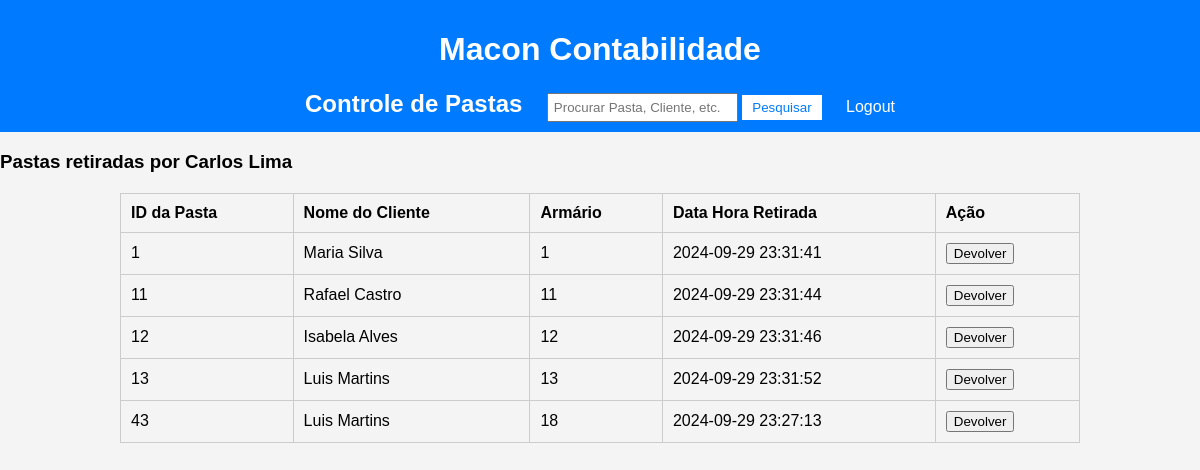
The app's page /folders.php (signed in) with its own data.
### tables this page shows
CREATE TABLE Cliente (
            ID_Cliente INTEGER PRIMARY KEY AUTOINCREMENT,
            nome TEXT NOT NULL,
            CPF TEXT UNIQUE NOT NULL
        );

### includes/functions.php (called while the page is built, shortened)
<?php
require_once 'db_connect.php';
function getFoldersByUser($userID) {
    global $db;
    $stmt = $db->prepare('
        SELECT P.ID_Pasta, P.ID_Cliente, C.nome AS Nome_Cliente, P.Armario, H.DataHora_Evento AS Data_Hora_Retirada
        FROM Pasta P
        JOIN Cliente C ON P.ID_Cliente = C.ID_Cliente
        JOIN Historico H ON P.ID_Ultimo_Evento = H.ID_Evento
        WHERE H.ID_Empregado = ? AND H.Tipo_Evento = "RETIRADA"
        AND NOT EXISTS (
            SELECT 1 FROM Historico H2
            JOIN Pasta P2 ON H2.ID_Evento = P2.ID_Ultimo_Evento
            WHERE H2.ID_Pasta = P.ID_Pasta AND H2.Tipo_Evento = "DEVOLVIDA"
        )
    ');
    $stmt->execute([$userID]);
    return $stmt->fetchAll(PDO::FETCH_ASSOC);
}
?>

### folders.php (the view, shortened to what this page needs)
<?php
require_once 'includes/functions.php';
$userID = $_SESSION['user_id'];
$userName = $_SESSION['user_name'];
$folders = getFoldersByUser($userID);
?>
<!DOCTYPE html>
<html lang="pt-BR">
<head>
    <link rel="stylesheet" href="css/style.css">
</head>
<body>
    <div class="top-bar">
        <h1>Macon Contabilidade</h1>
        <h2>Controle de Pastas</h2>
        <form action="search.php" method="get">
            <input type="text" name="search" placeholder="Procurar Pasta, Cliente, etc.">
            <button type="submit">Pesquisar</button>
        </form>
        <a href="logout.php">Logout</a>
    </div>
    <h3>Pastas retiradas por <?= $userName; ?></h3>
    <div class="folder-list">
        <table>
            <thead>
                <tr>
                    <th>ID da Pasta</th>
                    <th>Nome do Cliente</th>
                    <th>Armário</th>
                    <th>Data Hora Retirada</th>
                    <th>Ação</th>
                </tr>
            </thead>
            <tbody>
                <?php foreach ($folders as $folder): ?>
                    <tr>
                        <td><?= $folder['ID_Pasta']; ?></td>
                        <td><?= $folder['Nome_Cliente']; ?></td>
                        <td><?= $folder['Armario']; ?></td>
                        <td><?= $folder['Data_Hora_Retirada']; ?></td>
                        <td>
                            <form action="folders.php" method="post">
                                <button type="submit" name="return">Devolver</button>
                            </form>
                        </td>
                    </tr>
                <?php endforeach; ?>
            </tbody>
        </table>
    </div>
</body>
</html>

### css/style.css (style rules this page uses)
body { font-family: Arial, sans-serif; background-color: #f4f4f4; margin: 0; padding: 0; }
.top-bar { background: #007bff; color: #fff; padding: 10px; text-align: center; }
.top-bar h2 { display: inline-block; margin: 0; }
.top-bar form { display: inline-block; margin-left: 20px; }
.top-bar input[type="text"] { padding: 5px; }
.top-bar button { padding: 5px 10px; background: #fff; color: #007bff; border: none; cursor: pointer; }
.top-bar a { color: #fff; margin-left: 20px; text-decoration: none; }
.search-results, .folder-list, .admin-actions { width: 80%; margin: 20px auto; }
table { width: 100%; border-collapse: collapse; margin: 20px 0; }
table, th, td { border: 1px solid #ccc; }
th, td { padding: 10px; text-align: left; }

### records on screen
cliente: ID_Pasta "1", nome "Maria Silva", Armario "1", Data_Hora_Retirada "2024-09-29 23:31:41"
cliente: ID_Pasta "11", nome "Rafael Castro", Armario "11", Data_Hora_Retirada "2024-09-29 23:31:44"
cliente: ID_Pasta "12", nome "Isabela Alves", Armario "12", Data_Hora_Retirada "2024-09-29 23:31:46"
cliente: ID_Pasta "13", nome "Luis Martins", Armario "13", Data_Hora_Retirada "2024-09-29 23:31:52", ID_Pasta "43", Armario "18", Data_Hora_Retirada "2024-09-29 23:27:13"

### other values on screen
$userName "Carlos Lima"
